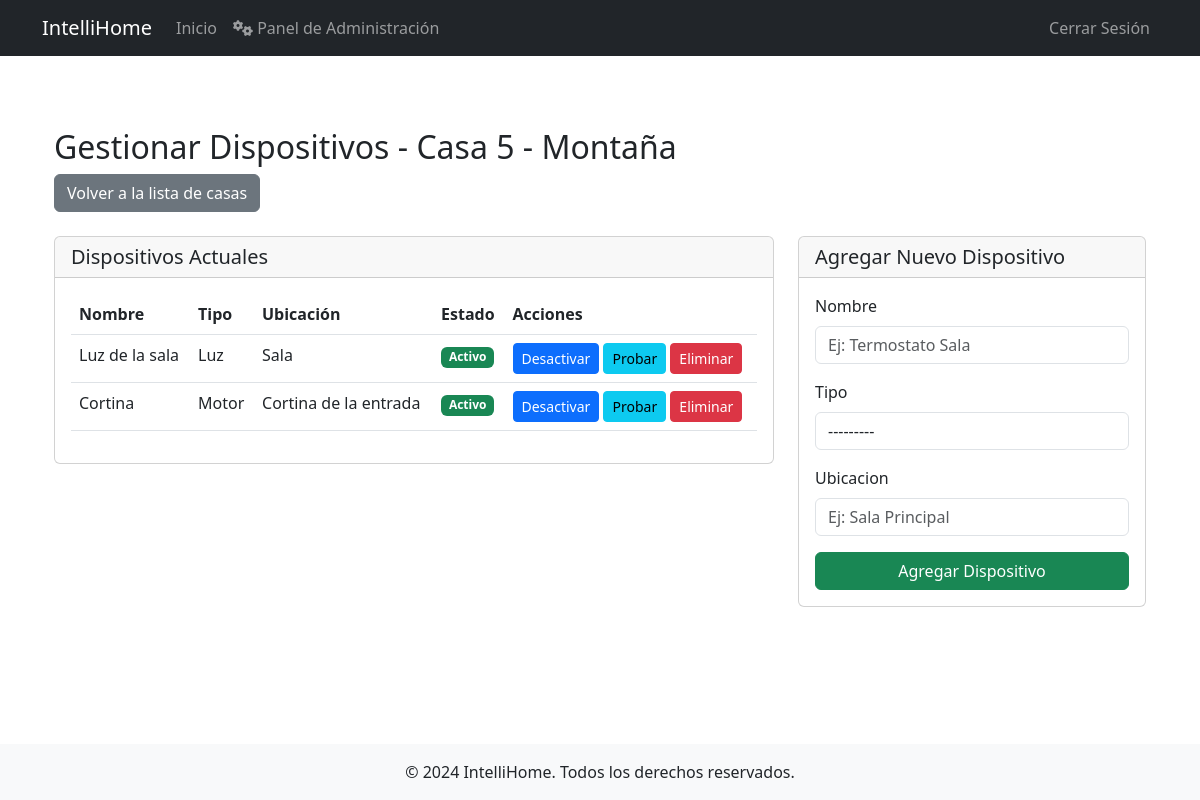
The page /devices/casa/5/dispositivos/ (signed in) on the database its author committed.
### properties/models.py (models this page shows, shortened)
class Casa(models.Model):
    administrador = models.ForeignKey(User, on_delete=models.CASCADE)
    estilo = models.ForeignKey(EstiloCasa, on_delete=models.PROTECT)
    capacidad = models.PositiveIntegerField()
    habitaciones = models.PositiveIntegerField()
    banos = models.PositiveIntegerField()
    amenidades = models.TextField(
        help_text="Lista de amenidades separadas por comas",
        default="Sin amenidades"
    )
    caracteristicas = models.TextField()
    latitud = models.DecimalField(max_digits=9, decimal_places=6)
    longitud = models.DecimalField(max_digits=9, decimal_places=6)
    disponible = models.BooleanField(default=False)
    monto = models.DecimalField(
        max_digits=10,
        decimal_places=2,
        help_text="Monto mensual con servicios incluidos",
        default=1.00
    )
    fecha_registro = models.DateTimeField(auto_now_add=True)
    ESTADOS = [
        ('DISPONIBLE', 'Disponible'),
        ('OCUPADA', 'Ocupada'),
        ('MANTENIMIENTO', 'En Mantenimiento'),
    ]
    estado = models.CharField(
        max_length=20,
        choices=ESTADOS,
        default='DISPONIBLE'
    )
    def __str__(self):
        return f"Casa {self.id} - {self.estilo.nombre}"

### accounts/models.py (models this page shows, shortened)
class EstiloCasa(models.Model):
    nombre = models.CharField(max_length=50)
    descripcion = models.TextField()

### devices/models.py (models this page shows, shortened)
class DispositivoIoT(models.Model):
    casa = models.ForeignKey(
        Casa, on_delete=models.CASCADE, related_name="dispositivos"
    )
    nombre = models.CharField(max_length=100)
    tipo = models.ForeignKey(TipoDispositivo, on_delete=models.PROTECT)
    ubicacion = models.CharField(max_length=100)
    estado = models.BooleanField(default=True)
    fecha_registro = models.DateTimeField(auto_now_add=True)
    class Meta:
        verbose_name = "Dispositivo IoT"
        verbose_name_plural = "Dispositivos IoT"

class TipoDispositivo(models.Model):
    nombre = models.CharField(max_length=100)
    descripcion = models.TextField(blank=True)
    def __str__(self):
        return self.nombre
    class Meta:
        verbose_name = "Tipo de Dispositivo"
        verbose_name_plural = "Tipos de Dispositivos"

### devices/views.py (the view)
# urls.py: path('casa/<int:casa_id>/dispositivos/', views.gestionar_dispositivos, name='gestionar_dispositivos'),
@login_required
@user_passes_test(es_admin)
def gestionar_dispositivos(request, casa_id):
    casa = get_object_or_404(Casa, id=casa_id, administrador=request.user)
    dispositivos = DispositivoIoT.objects.filter(casa=casa)
    if request.method == "POST":
        form = DispositivoIoTForm(request.POST)
        if form.is_valid():
            dispositivo = form.save(commit=False)
            dispositivo.casa = casa
            dispositivo.save()
            messages.success(request, "Dispositivo agregado exitosamente")
            return redirect("devices:gestionar_dispositivos", casa_id=casa.id)
    else:
        form = DispositivoIoTForm()
    return render(
        request,
        "devices/gestionar_dispositivos.html",
        {"casa": casa, "dispositivos": dispositivos, "form": form},
    )

### devices/forms.py
class DispositivoIoTForm(forms.ModelForm):
    class Meta:
        model = DispositivoIoT
        fields = ['nombre', 'tipo', 'ubicacion']
        widgets = {
            'nombre': forms.TextInput(attrs={
                'class': 'form-control',
                'placeholder': 'Ej: Termostato Sala'
            }),
            'tipo': forms.Select(attrs={
                'class': 'form-control'
            }),
            'ubicacion': forms.TextInput(attrs={
                'class': 'form-control',
                'placeholder': 'Ej: Sala Principal'
            }),
        }

### devices/views.py (called while the page is built)
def es_admin(user):
    return user.is_staff and not user.is_superuser

### devices/templates/devices/gestionar_dispositivos.html (shortened to what this page needs)
{% extends 'base.html' %}
{% block content %}
<div class="container mt-5">
    <div class="row">
        <div class="col-md-12 mb-4">
            <h2>Gestionar Dispositivos - {{ casa }}</h2>
            <a href="{% url 'devices:lista_casas_dispositivos' %}" class="btn btn-secondary">
                Volver a la lista de casas
            </a>
        </div>
    </div>
    <div class="row">
        <div class="col-md-8">
            <div class="card mb-4">
                <div class="card-header">
                    <h5 class="mb-0">Dispositivos Actuales</h5>
                </div>
                <div class="card-body">
                    {% if dispositivos %}
                    <div class="table-responsive">
                        <table class="table">
                            <thead>
                                <tr>
                                    <th>Nombre</th>
                                    <th>Tipo</th>
                                    <th>Ubicación</th>
                                    <th>Estado</th>
                                    <th>Acciones</th>
                                </tr>
                            </thead>
                            <tbody>
                                {% for dispositivo in dispositivos %}
                                <tr>
                                    <td>{{ dispositivo.nombre }}</td>
                                    <td>{{ dispositivo.tipo }}</td>
                                    <td>{{ dispositivo.ubicacion }}</td>
                                    <td>
                                        <span class="badge {% if dispositivo.estado %}bg-success{% else %}bg-danger{% endif %}">
                                            {{ dispositivo.estado|yesno:"Activo,Inactivo" }}
                                        </span>
                                    </td>
                                    <td>
                                        <form method="post" action="{% url 'devices:cambiar_estado' dispositivo.id %}" class="d-inline">
                                            <button type="submit" class="btn btn-sm btn-primary">
                                                {% if dispositivo.estado %}Desactivar{% else %}Activar{% endif %}
                                            </button>
                                        </form>
                                        <button type="button" class="btn btn-sm btn-info" onclick="probarDispositivo({{ dispositivo.id }})">
                                            Probar
                                        </button>
                                        <form method="post" action="{% url 'devices:eliminar_dispositivo' dispositivo.id %}" class="d-inline" onsubmit="return confirm('¿Está seguro de eliminar este dispositivo?');">
                                            <button type="submit" class="btn btn-sm btn-danger">Eliminar</button>
                                        </form>
                                    </td>
                                </tr>
                                {% endfor %}
                            </tbody>
                        </table>
                    </div>
                    {% else %}
                    <p class="text-center mb-0">No hay dispositivos registrados para esta casa.</p>
                    {% endif %}
                </div>
            </div>
        </div>
        <div class="col-md-4">
            <div class="card">
                <div class="card-header">
                    <h5 class="mb-0">Agregar Nuevo Dispositivo</h5>
                </div>
                <div class="card-body">
                    <form method="post">
                        {% for field in form %}
                        <div class="mb-3">
                            <label for="{{ field.id_for_label }}" class="form-label">
                                {{ field.label }}
                            </label>
                            {{ field }}
                        </div>
                        {% endfor %}
                        <div class="d-grid">
                            <button type="submit" class="btn btn-success">Agregar Dispositivo</button>
                        </div>
                    </form>
                </div>
            </div>
        </div>
    </div>
</div>
{% endblock %}

### rows shown on the page
Casa: id+estilo "Casa 5 - Montaña"
DispositivoIoT: nombre "Luz de la sala", tipo "Luz", ubicacion "Sala", estado "Activo", shows "Desactivar"
DispositivoIoT: nombre "Cortina", tipo "Motor", ubicacion "Cortina de la entrada", estado "Activo", shows "Desactivar"

### other values the page prints
{{ field.label }} "Nombre" "Tipo" "Ubicacion"
